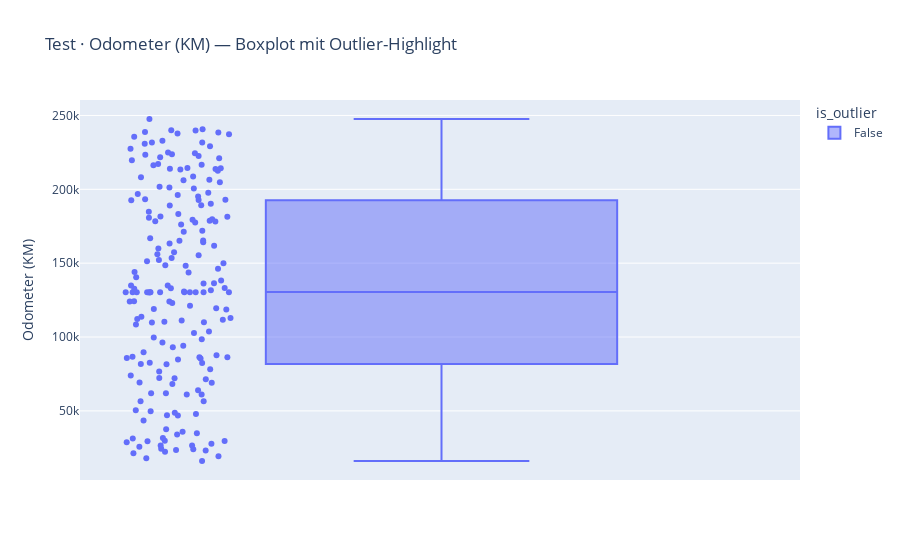

Notebook code cell kept with this figure:
### Code cell
# Testdaten:
test_figs, test_summary = plot_outliers_boxplots(X_test_df_transformed, dataset_name="Test")
for f in test_figs:
    f.show()
display(test_summary)

### Figure 1 — Plotly figure (JSON) as saved in the notebook; plotly's stock layout.template omitted (floating-point values rounded to 4 significant figures; data arrays with more than 128 entries replaced by an {"elided": "..."} marker saying what was removed)
{"data": [{"alignmentgroup": "True", "boxpoints": "all", "hovertemplate": "is_outlier=False<br>Odometer (KM)=%{y}<extra></extra>", "legendgroup": "False", "marker": {"color": "#636efa"}, "name": "False", "notched": false, "offsetgroup": "False", "orientation": "v", "showlegend": true, "type": "box", "x0": " ", "xaxis": "x", "y": {"elided": "190 float values"}, "y0": " ", "yaxis": "y"}], "layout": {"boxmode": "group", "legend": {"title": {"text": "is_outlier"}, "tracegroupgap": 0}, "title": {"text": "Test · Odometer (KM) — Boxplot mit Outlier-Highlight"}, "xaxis": {"anchor": "y", "domain": [0, 1]}, "yaxis": {"anchor": "x", "domain": [0, 1], "title": {"text": "Odometer (KM)"}}}}
